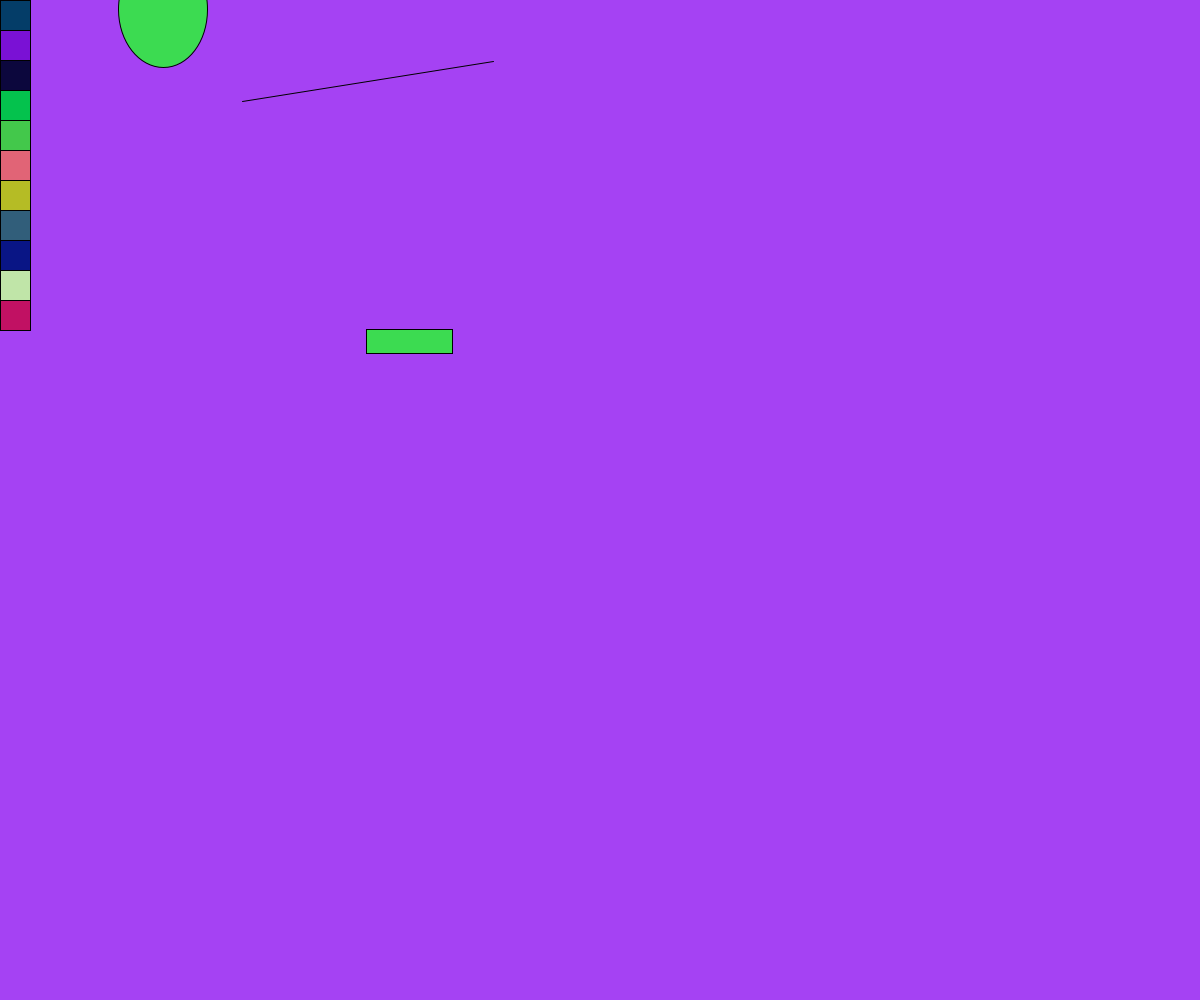
Frame 1 (no input)
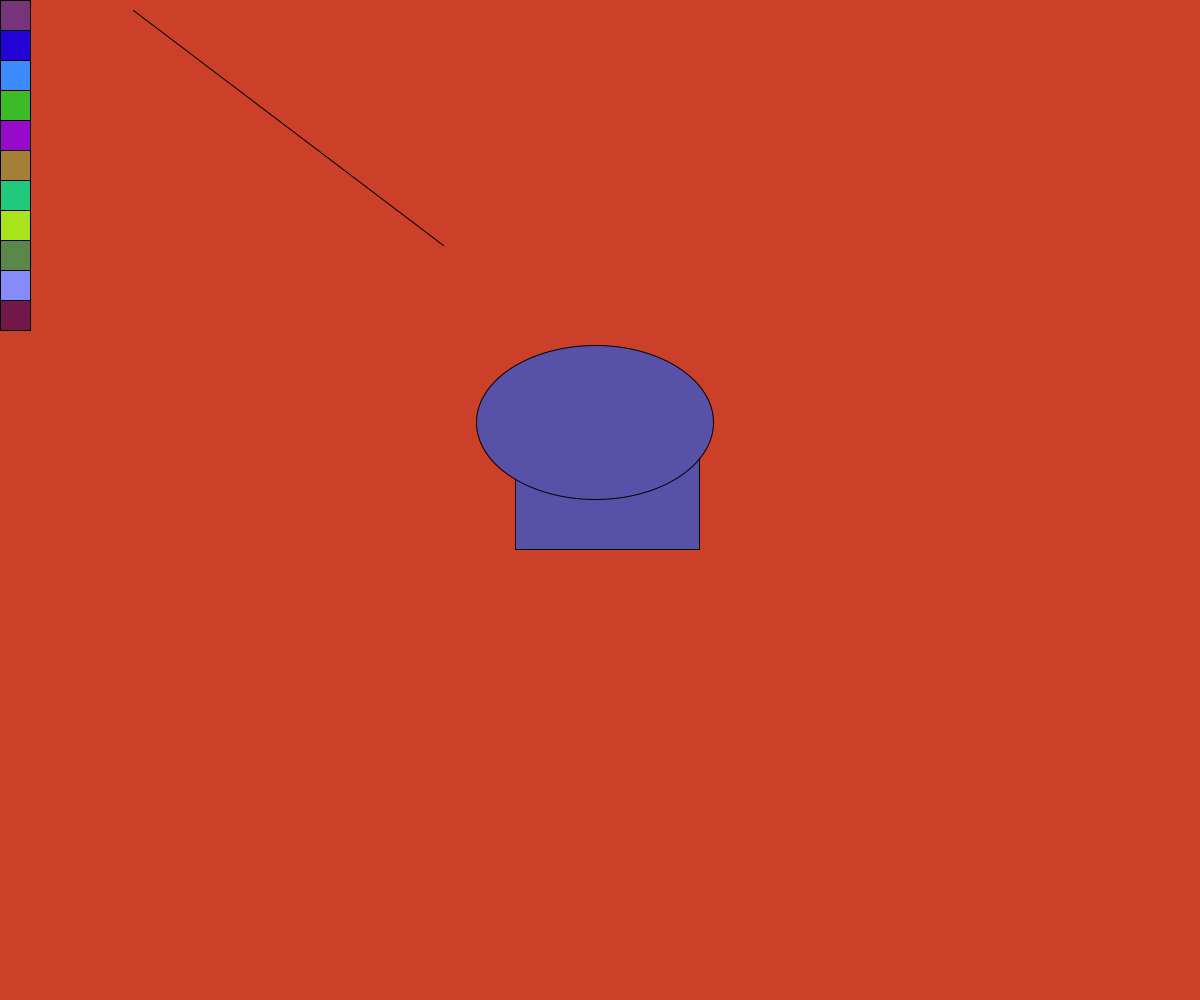
Frame 60 (the mouse pressed at the canvas centre just before this capture)
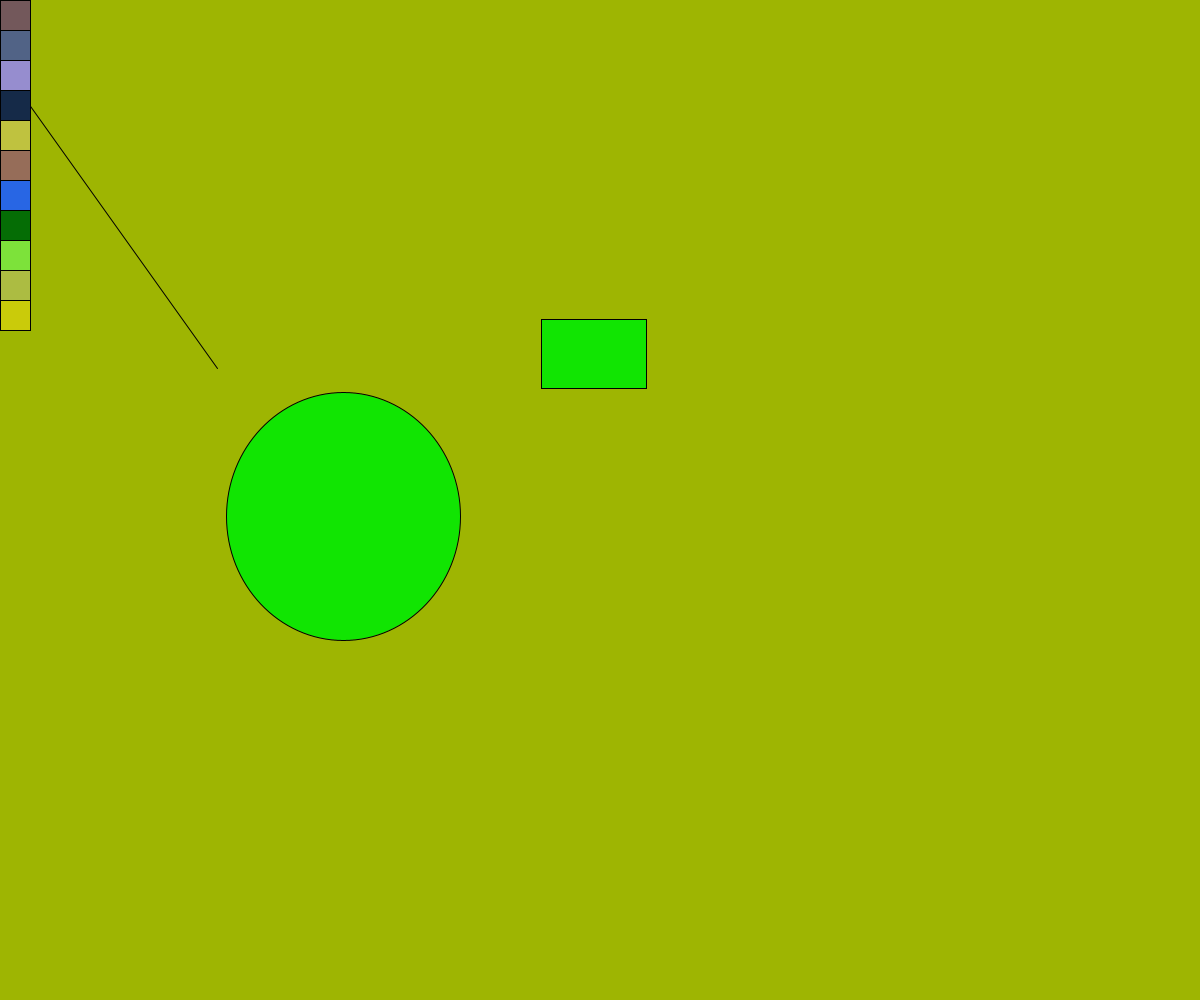
Frame 120 (the mouse held since frame 60 and released just before this capture)

The Processing sketch that drew these frames (run headless with seeded random() and noise(); from frame 60 on, the mouse is pressed at the canvas centre):

// Processing sketch: processing_75561
// ── processing_75561.pde

void setup()
{
size(1200,1000);
}

void draw()
{
background(random(256),random(256),random(256)); 
fill(random(256),random(256),random(256)); 
rect(random(800),random(600),random(256),random(256));
ellipse(random(800),random(600),random(256),random(256));
line(random(800),random(600),random(256),random(256)); 
for(int k = 0; k<=10; k++)
{
  fill(random(256),random(256),random(256)); 
  rect(0,30*k,30,30);
}
}
